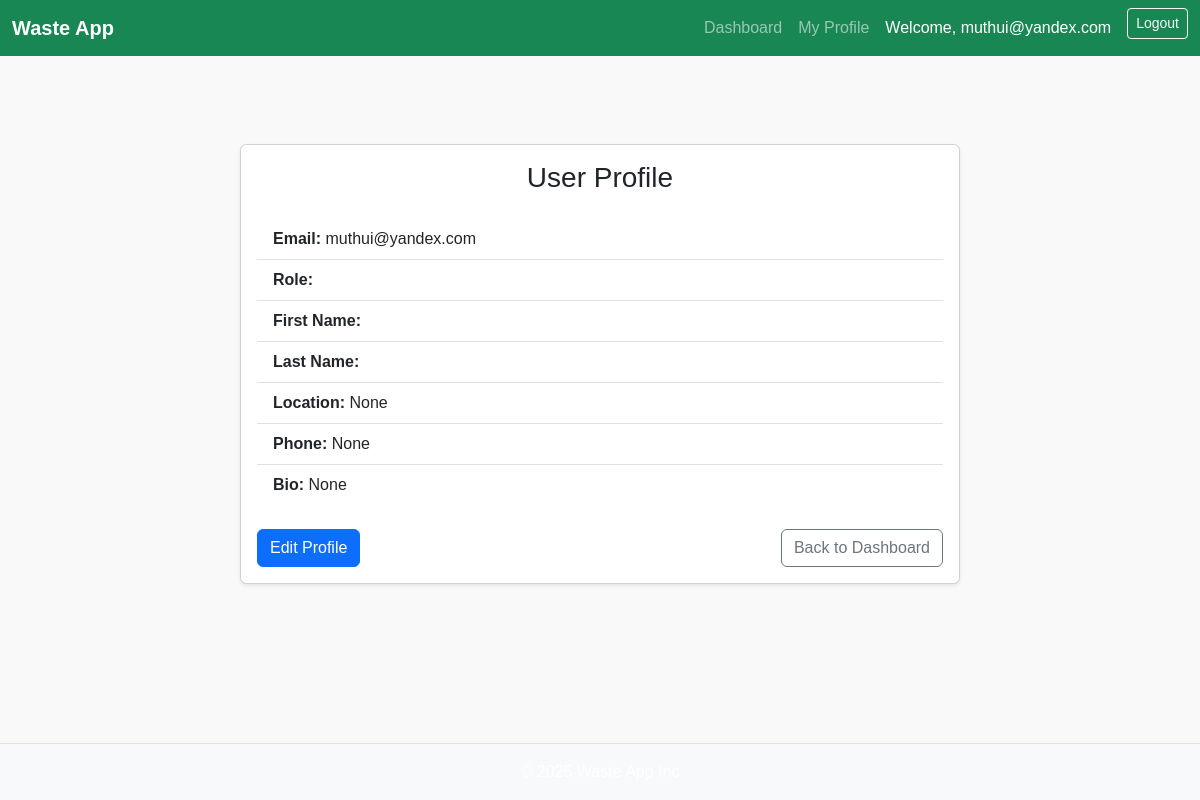
/profile/ (signed in), run on an earlier commit of the app's database.
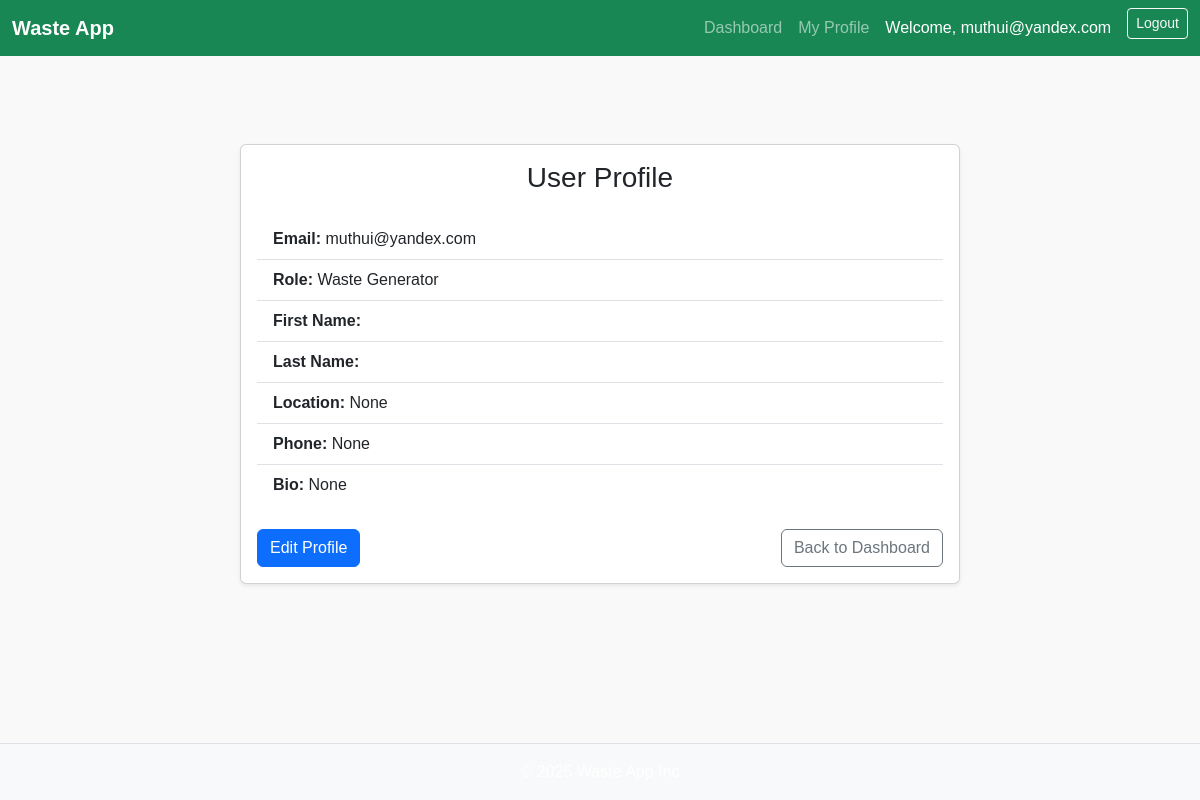
And on a later commit of the database.
### core/models.py (models this page shows, shortened)
class CustomUser(AbstractUser):
    ROLE_CHOICES = ( ('generator', 'Waste Generator'),
                    ('recycler', 'Recycler'),
                    )
    role = models.CharField(max_length=20, choices=ROLE_CHOICES)
    phone_number = models.CharField(max_length=15, blank=True, null=True)
    username = None
    email = models.EmailField(unique=True)
    USERNAME_FIELD = 'email'
    REQUIRED_FIELDS = []
    objects = CustomUserManager()
    def get_profile(self):
        try:
            return self.profile
        except Profile.DoesNotExist:
             return None

class Profile(models.Model):
    user = models.OneToOneField(settings.AUTH_USER_MODEL, on_delete=models.CASCADE)
    location = models.CharField(max_length=100, blank=True, null=True)
    phone_number = models.CharField(max_length=20, blank=True, null=True)
    bio = models.TextField(blank=True, null=True)

### core/views.py (the view)
# urls.py: path("profile/", views.profile, name="profile"),
@login_required
def profile(request):
    context = {'user': request.user}
    return render(request, "core/profile.html", context)

### core/templates/core/profile.html (shortened to what this page needs)
{% extends "base.html" %}
{% block content %}
<div class="container mt-5">
  <div class="row justify-content-center">
    <div class="col-md-8">
      <div class="card shadow-sm">
        <div class="card-body">
          <h3 class="card-title text-center mb-4">User Profile</h3>
          <ul class="list-group list-group-flush">
            <li class="list-group-item">
              <strong>Email:</strong> {{ user.email }}
            </li>
            <li class="list-group-item">
              <strong>Role:</strong> {{ user.get_role_display }}
            </li>
            <li class="list-group-item">
              <strong>First Name:</strong> {{ user.first_name }}
            </li>
            <li class="list-group-item">
              <strong>Last Name:</strong> {{ user.last_name }}
            </li>
            {% if user.get_profile %}
              <li class="list-group-item">
                <strong>Location:</strong> {{ user.get_profile.location }}
              </li>
              <li class="list-group-item">
                <strong>Phone:</strong> {{ user.get_profile.phone_number }}
              </li>
              <li class="list-group-item">
                <strong>Bio:</strong> {{ user.get_profile.bio }}
              </li>
            {% endif %}
          </ul>
          <div class="mt-4 d-flex justify-content-between">
            <a href="{% url 'profile-update' %}" class="btn btn-primary">Edit Profile</a>
            <a href="{% url 'dashboard' %}" class="btn btn-outline-secondary">Back to Dashboard</a>
          </div>
        </div>
      </div>
    </div>
  </div>
</div>
{% endblock %}

### templates/base.html (shortened to what this page needs)
{% load static %}
<!DOCTYPE html>
<html lang="en">
<head>
    <link href="https://cdn.jsdelivr.net/npm/bootstrap@5.3.3/dist/css/bootstrap.min.css" rel="stylesheet">
    <link rel="stylesheet" href="{% static 'css/styles.css' %}">
</head>
<body class="d-flex flex-column min-vh-100">
    <nav class="navbar navbar-expand-lg navbar-dark bg-success">
        <div class="container-fluid">
            <a class="navbar-brand fw-bold" href="{% url 'dashboard' %}">Waste App</a>
            <div class="collapse navbar-collapse" id="navbarNav">
                <ul class="navbar-nav ms-auto">
                    {% if user.is_authenticated %}
                        <li class="nav-item">
                            <a class="nav-link" href="{% url 'dashboard' %}">Dashboard</a>
                        </li>
                        <li class="nav-item">
                            <a class="nav-link" href="{% url 'profile' %}">My Profile</a>
                        </li>
                        <li class="nav-item d-flex align-items-center text-white px-2">
                            Welcome, {{ user.first_name|default:user.email }}
                        </li>
                        <li class="nav-item">
                            <form method="post" action="{% url 'logout' %}" class="d-inline">
                                <button type="submit" class="btn btn-sm btn-outline-light ms-2">Logout</button>
                            </form>
                        </li>
                    {% endif %}
                </ul>
            </div>
        </div>
    </nav>
    <main class="container my-4 flex-grow-1">
        {% block content %}{% endblock %}
    </main>
    <footer class="bg-light text-center py-3 mt-auto border-top">
        <p class="mb-0">&copy; 2025 Waste App Inc</p>
    </footer>
</body>
</html>

What changed in the data, as far as the page shows it:
changed CustomUser "muthui@yandex.com": role (not shown) → "Waste Generator"
